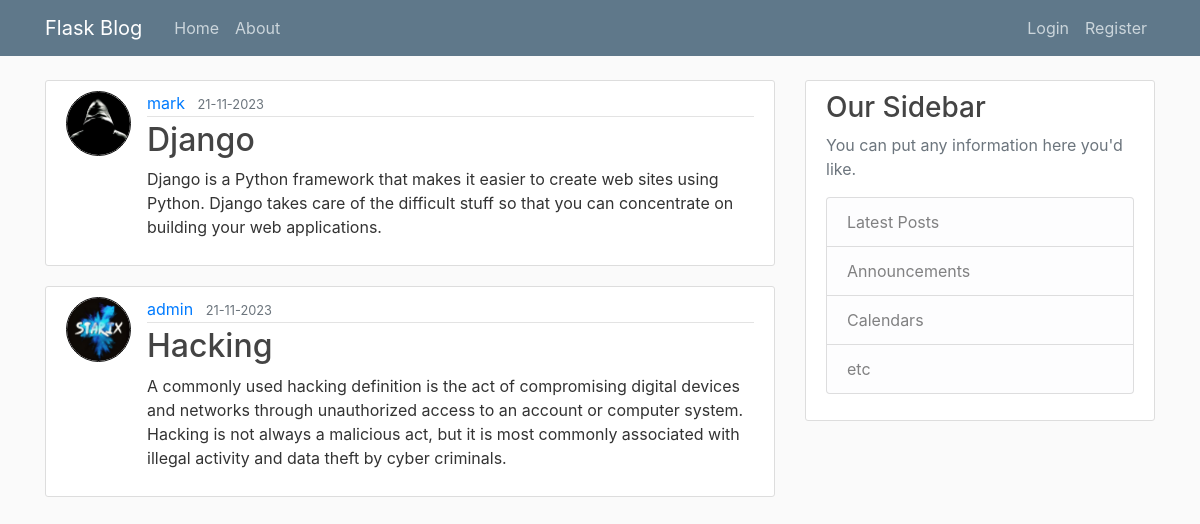
The app's page /home, older data.
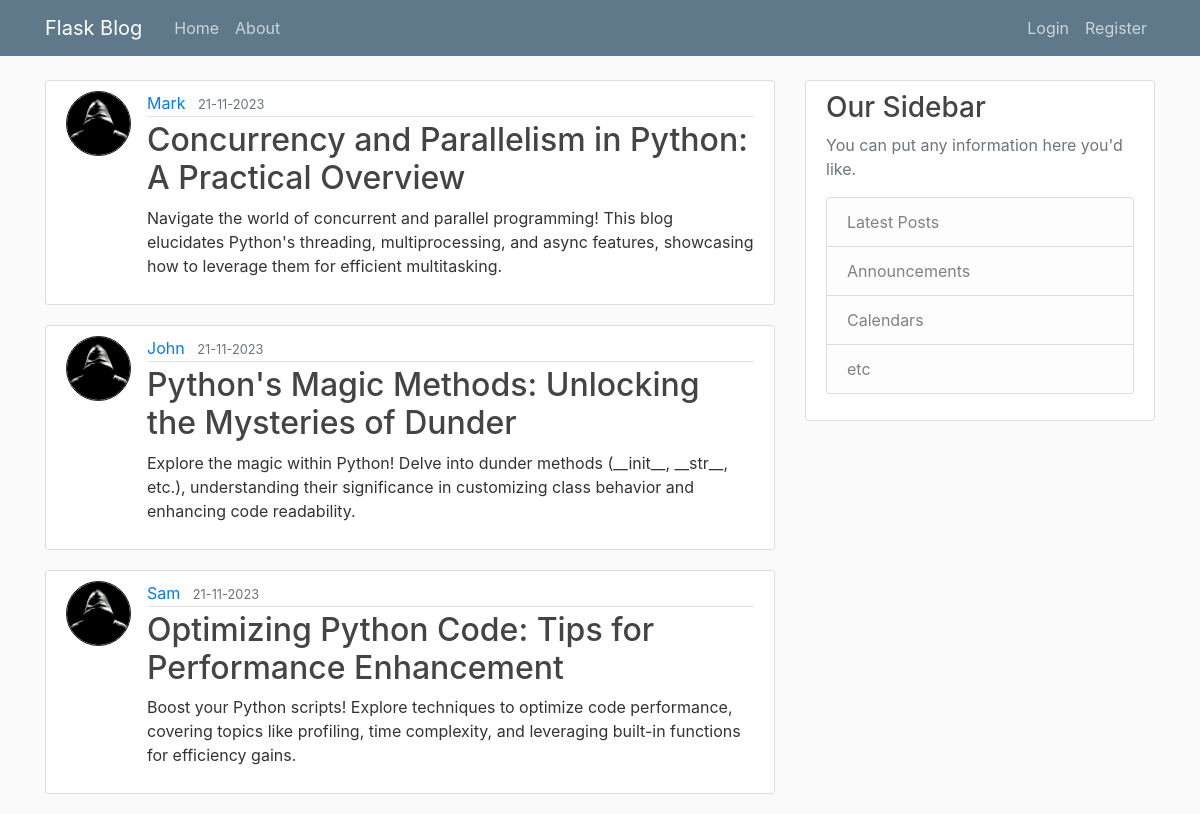
The same page, newer data.
### flaskblog/models.py (models this page shows, shortened)
class Post(db.Model):
    id = db.Column(db.Integer, primary_key=True)
    title = db.Column(db.String(100), nullable=False)
    date_posted = db.Column(db.DateTime, nullable=False, default=datetime.utcnow)
    content = db.Column(db.Text, nullable=False)
    user_id = db.Column(db.Integer, db.ForeignKey("user.id"), nullable=True)

class User(db.Model, UserMixin):
    id = db.Column(db.Integer, primary_key=True)
    username = db.Column(db.String(20), unique=True, nullable=False)
    email = db.Column(db.String(120), unique=True, nullable=False)
    image_file = db.Column(db.String(20), nullable=False, default="default.jpg")
    password = db.Column(db.String(60), nullable=False)
    post = db.relationship("Post", backref="author", lazy=True)

### flaskblog/routes.py (the view)
@app.route("/")
@app.route("/home")
def home():
    page = request.args.get("page", 1, type=int)
    posts = Post.query.order_by(Post.date_posted.desc()).paginate(page=page, per_page=3)
    return render_template("home.html", posts=posts)

### flaskblog/templates/home.html
{% extends "base.html" %}
{% block content %}
{% for post in posts %}
<article class="media content-section">
    <img class="rounded-circle article-img"
        src="{{ url_for('static', filename='profile_pics/' + post.author.image_file) }}">
    <div class="media-body">
        <div class="article-metadata">
            <a class="mr-2" href="#">{{ post.author.username }}</a>
            <small class="text-muted">{{ post.date_posted.strftime('%d-%m-%Y') }}</small>
        </div>
        <h2><a class="article-title" href="#">{{ post.title }}</a></h2>
        <p class="article-content">{{ post.content }}</p>
    </div>
</article>
{% endfor %}
{% endblock content %}

### flaskblog/templates/base.html (shortened to what this page needs)
<!DOCTYPE html>
<html lang="en">
<head>
    <link rel="stylesheet" href="https://maxcdn.bootstrapcdn.com/bootstrap/4.0.0/css/bootstrap.min.css"
>
    <link rel="stylesheet" type="text/css" href="{{ url_for('static', filename='main.css') }}">
</head>
<body>
    <header class="site-header">
        <nav class="navbar navbar-expand-md navbar-dark bg-steel fixed-top">
            <div class="container">
                <a class="navbar-brand mr-4" href="/">Flask Blog</a>
                <div class="collapse navbar-collapse" id="navbarToggle">
                    <div class="navbar-nav mr-auto">
                        <a class="nav-item nav-link" href="{{ url_for('home') }}">Home</a>
                        <a class="nav-item nav-link" href="{{ url_for('about') }}">About</a>
                    </div>
                    <div class="navbar-nav">
                        {% if current_user.is_authenticated %}
                        <a class="nav-item nav-link" href="{{ url_for('new_post') }}">New Post</a>
                        <a class="nav-item nav-link" href="{{ url_for('account') }}">Account</a>
                        <a class="nav-item nav-link" href="{{ url_for('logout') }}">Logout</a>
                        {% else %}
                        <a class="nav-item nav-link" href="{{ url_for('login') }}">Login</a>
                        <a class="nav-item nav-link" href="{{ url_for('register') }}">Register</a>
                        {% endif %}
                    </div>
                </div>
            </div>
        </nav>
    </header>
    <main role="main" class="container">
        <div class="row">
            <div class="col-md-8">
                {% block content %}{% endblock %}
            </div>
            <div class="col-md-4">
                <div class="content-section">
                    <h3>Our Sidebar</h3>
                    <p class='text-muted'>You can put any information here you'd like.
                    <ul class="list-group">
                        <li class="list-group-item list-group-item-light">Latest Posts</li>
                        <li class="list-group-item list-group-item-light">Announcements</li>
                        <li class="list-group-item list-group-item-light">Calendars</li>
                        <li class="list-group-item list-group-item-light">etc</li>
                    </ul>
                    </p>
                </div>
            </div>
        </div>
    </main>
</body>
</html>

### flaskblog/static/main.css (style rules this page uses)
body { background: #fafafa; color: #333333; margin-top: 5rem; }
h1, h2, h3, h4, h5, h6 { color: #444444; }
.bg-steel { background-color: #5f788a; }
.site-header .navbar-nav .nav-link { color: #cbd5db; }
.content-section { background: #ffffff; padding: 10px 20px; border: 1px solid #dddddd; border-radius: 3px; margin-bottom: 20px; }
.article-title { color: #444444; }
.article-content { white-space: pre-line; }
.article-img { height: 65px; width: 65px; margin-right: 16px; }
.article-metadata { padding-bottom: 1px; margin-bottom: 4px; border-bottom: 1px solid #e3e3e3 }
img { border: 1px solid #111; }

Row changes from the older to the newer data that the page shows:
no longer on this page (row edited): Post: image_file (placeholder picture), author.username "mark", date_posted "21-11-2023", title "Django", content "Django is a Python framework that makes it easier to create web sites using Python. Django takes care of the difficult stuff so that you can concentrate on building your web applications."
no longer on this page (row edited): Post: image_file (picture), author.username "admin", date_posted "21-11-2023", title "Hacking", content "A commonly used hacking definition is the act of compromising digital devices and networks through unauthorized access to an account or computer system. Hacking is not always a malicious act, but it is most commonly associated with illegal activity and data theft by cyber criminals."
added Post: image_file (placeholder picture), author.username "Mark", date_posted "21-11-2023", title "Concurrency and Parallelism in Python: A Practical Overview", content "Navigate the world of concurrent and parallel programming! This blog elucidates Python's threading, multiprocessing, and async features, showcasing how to leverage them for efficient multitasking."
added Post: image_file (placeholder picture), author.username "John", date_posted "21-11-2023", title "Python's Magic Methods: Unlocking the Mysteries of Dunder", content "Explore the magic within Python! Delve into dunder methods (__init__, __str__, etc.), understanding their significance in customizing class behavior and enhancing code readability."
added Post: image_file (placeholder picture), author.username "Sam", date_posted "21-11-2023", title "Optimizing Python Code: Tips for Performance Enhancement", content "Boost your Python scripts! Explore techniques to optimize code performance, covering topics like profiling, time complexity, and leveraging built-in functions for efficiency gains."
